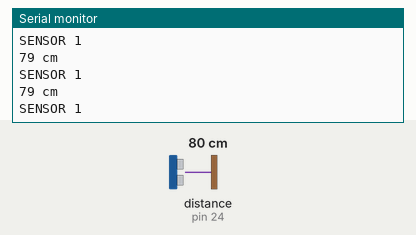
The sketch below on a simulated Arduino Mega 2560, built with avr-gcc and run on an emulated ATmega2560. Shown: the last lines printed to the serial monitor. Wiring (inferred from the names in the program): ultrasonic range finder: trigger pin 22; echo pin 24. Inputs (shaded band) come from the test bench; at power-on: distance to the obstacle (sensor on pin 24) 80 cm. The echo pulse lasts 58.3 µs per cm.

Above: at 1.2 s.
1.3 s: distance to the obstacle (sensor on pin 24) set to 2 cm
At 2.1 s:
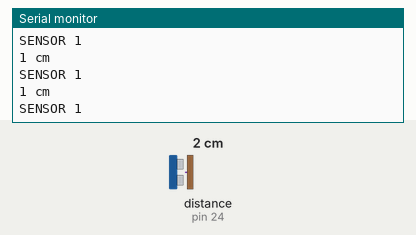
4.3 s: distance to the obstacle (sensor on pin 24) set to 120 cm
At 5.0 s:
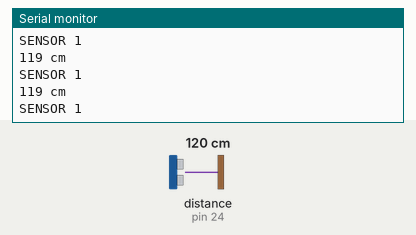
7.3 s: distance to the obstacle (sensor on pin 24) set to 4 cm
At 8.1 s:
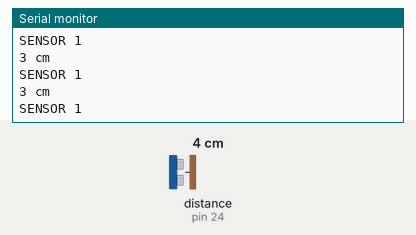
10.3 s: distance to the obstacle (sensor on pin 24) set to 18 cm
At 10.9 s:
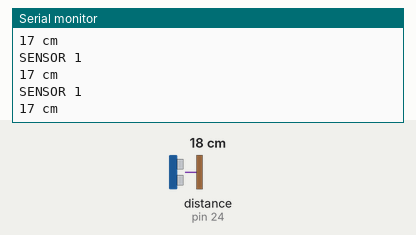
Timing chart, 0 to 13.3 s (numbered marks = the images above; inputs shaded):
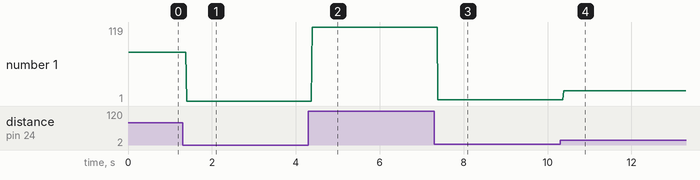

The sketch:

Sonar_Testing.ino
```cpp
//// ---------------------------------------------------------------------------
//// Example NewPing library sketch that does a ping about 20 times per second.
//// ---------------------------------------------------------------------------
//
//#include <NewPing.h>
//
//#define TRIGGER_PIN  12  // Arduino pin tied to trigger pin on the ultrasonic sensor.
//#define ECHO_PIN     11  // Arduino pin tied to echo pin on the ultrasonic sensor.
//#define MAX_DISTANCE 400 // Maximum distance we want to ping for (in centimeters). Maximum sensor distance is rated at 400-500cm.
//
//NewPing sonar(TRIGGER_PIN, ECHO_PIN, MAX_DISTANCE); // NewPing setup of pins and maximum distance.
//
//void setup() {
//  Serial.begin(9600); // Open serial monitor at 115200 baud to see ping results.
//}
//
//void loop() {
//  delay(100);                     // Wait 50ms between pings (about 20 pings/sec). 29ms should be the shortest delay between pings.
//  Serial.print("Ping: ");
//  Serial.print(sonar.ping_cm()); // Send ping, get distance in cm and print result (0 = outside set distance range)
//  Serial.println("cm");
//}

#define trigPin 22
#define echoPin 24


void setup() {
  Serial.begin (9600);
  pinMode(trigPin, OUTPUT);
//  pinMode(11, OUTPUT);
//  pinMode(10, INPUT);
  pinMode(echoPin, INPUT);
}

void loop() {
  long duration1,duration2, distance1,distance2;
  digitalWrite(trigPin, LOW);  // Added this line
 // digitalWrite(11, LOW);  // Added this line
  delayMicroseconds(2); // Added this line
  digitalWrite(trigPin, HIGH);
  //digitalWrite(11, HIGH);
//  delayMicroseconds(1000); - Removed this line
  delayMicroseconds(10); // Added this line
  digitalWrite(trigPin, LOW);
  //digitalWrite(11, LOW);
  duration1 = pulseIn(echoPin, HIGH);

  distance1 = (duration1/2) / 29.1;


//delay(5);
//
//  digitalWrite(11, LOW);  // Added this line
//  delayMicroseconds(2); // Added this line
//  digitalWrite(11, HIGH);
////  delayMicroseconds(1000); - Removed this line
//  delayMicroseconds(10); // Added this line
//
// duration2 = pulseIn(10, HIGH);
// distance2 = (duration2/2) / 29.1;


  Serial.println("SENSOR 1");
   Serial.print(distance1);
  Serial.println(" cm");
//  Serial.println("SENSOR 2");
//  Serial.print(distance2);
//  Serial.println(" cm");
 }
```

Measured:
- after the input at 1.3 s, the serial monitor: prints a new line after 0.09 s (image 1)
- after the input at 4.3 s, the serial monitor: prints a new line after 0.09 s (image 2)
- after the input at 7.3 s, the serial monitor: prints a new line after 0.09 s (image 3)
- after the input at 10.3 s, the serial monitor: prints a new line after 0.08 s (image 4)
- plotted number 1: 1 → 119 after the input at 4.3 s, 119 → 3 after the input at 7.3 s, 3 → 17 after the input at 10.3 s
